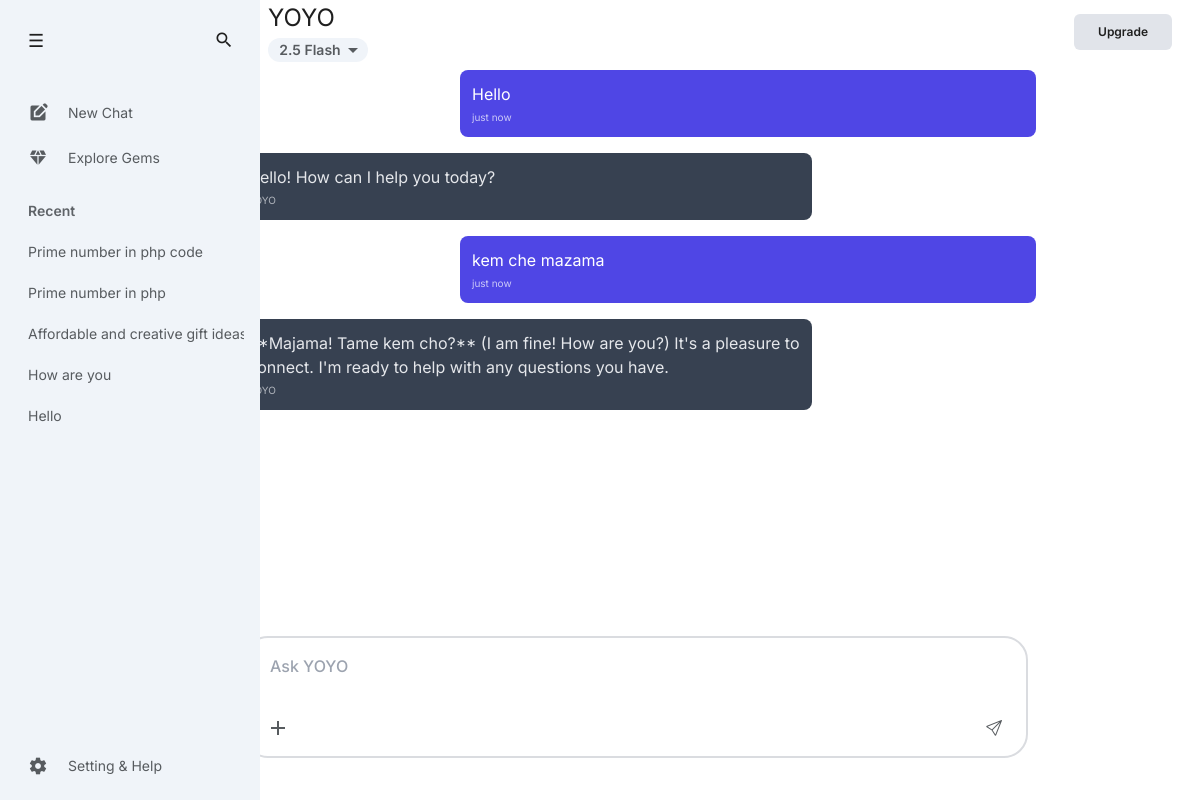
Page /chat/62/ (signed in) on the committed database.
### YOYO_APP/models.py (models this page shows, shortened)
class Message(models.Model):
    chat = models.ForeignKey(Chat, on_delete=models.CASCADE, related_name="messages")
    sender = models.CharField(max_length=10, choices=[("user", "User"), ("bot", "Bot")])
    text = models.TextField()
    timestamp = models.DateTimeField(auto_now_add=True)

### YOYO_APP/views.py (the view, shortened to what this page needs)
# urls.py: path("chat/", chat_detail, name="chat_detail"),
def chat_detail(request, chat_id=None):
    if not request.session.get("user_id"):
        return redirect("login")
    user = get_object_or_404(UserData, id=request.session["user_id"])
    chat = None
    if chat_id:
        chat = get_object_or_404(Chat, id=chat_id, user=user)
    return render(request, "Yoyo.html", {
        "user": user,
        "chats": Chat.objects.filter(user=user).order_by("-created_at"),
        "current_chat": chat,
        "messages": chat.messages.all() if chat else [],
        "is_new_chat": chat is None,
    })

### YOYO_APP/templates/Yoyo.html (shortened to what this page needs)
{% load static %}
<!DOCTYPE html>
<html lang="en">
<head>
    <link rel="stylesheet" href="https://cdnjs.cloudflare.com/ajax/libs/font-awesome/6.7.2/css/all.min.css"
 />
    <link rel="stylesheet" href="https://cdnjs.cloudflare.com/ajax/libs/font-awesome/6.5.0/css/all.min.css">
    <link rel="stylesheet" href="https://cdn.jsdelivr.net/npm/bootstrap-icons@1.13.1/font/bootstrap-icons.css">
    <script src="https://cdn.tailwindcss.com"></script>
    <link rel="stylesheet" href="{% static "css/Yoyo.css" %}">
</head>
<body>
    <div class="w-[100%]">
        <div class="flex w-[100%] ">
            <div class="main-content" id="main-content">
                <div class="main-scroll-area">
                    <div class="main-inner">
                        <div class="main-inner-left">
                            <button id="openBtn">☰</button>
                        </div>
                    </div>
                    <div class="drawer" id="drawer">
                        <ul class="drawer-data ">
                            <li id="new-chat-button">
                                <a href="{% url "new_chat" %}" class="items-center flex gap-5"> <span
                                        class="material-symbols-outlined">edit_square</span>
                                </a>
                            </li>
                        </ul>
                    </div>
                </div>
                <div class="setting-help" id="setting-help">
                    <ul class="drawer-data">
                        <li class="dropdown-toggle " onclick="toggleDropdown()">
                            <a class="material-symbols-outlined">settings</a>
                        </li>
                    </ul>
                </div>
            </div>
            <div class="z-10 gemini-header p-2 flex items-center justify-between">
                <div class="relative ">
                    <div class="pl-48px">
                        <h1 class="text-2xl " style="color: var(--text-main);">YOYO</h1>
                        <div class="relative">
                            <button id="model-toggle"
                                class="mt-1 rounded-full flex items-center justify-center w-[100px] h-6 font-medium text-sm "
                                style="background-color: var(--sidebar-bg); color: var(--sidebar-text);">
                                <span class="pl-2 font-semibold">2.5 Flash</span>
                                <svg xmlns="http://www.w3.org/2000/svg" height="24px" viewBox="0 0 24 24" width="24px"
                                    fill="currentColor">
                                    <path d="M0 0h24v24H0V0z" fill="none" />
                                    <path d="M7 10l5 5 5-5H7z" />
                                </svg>
                            </button>
                        </div>
                    </div>
                </div>
                <div class="flex space-x-2 items-center">
                    <a href="{% url "Upgrad_yoyo" %}" target="_blank"
                        class="h-9 block cursor-pointer rounded-md flex items-center justify-center text-xs font-semibold px-6 mr-3"
                        style="background-color: var(--sidebar-hover);">
                        Upgrade
                    </a>
                </div>
            </div>
        </div>
        <div class="gemini-data gemini-container gemini-main">
            <div class="main-chat-area">
                <div class="chat-content-wrapper gemini-chat-content-wrapper" style="background-color: var(--bg-main);">
                    <div id="chat-history" class=" space-y-4 relative">
                        {% if messages %}
                            {% for message in messages %}
                                <div class="fade-in p-3 rounded-lg max-w-xl {% if message.sender == 'user' %}bg-indigo-600 text-white ml-auto{% else %}bg-gray-700 text-gray-200{% endif %}">
                                    {{ message.text }}
                                    <div class="text-[10px] opacity-70 mt-1">
                                        {% if message.sender == 'user' %}just now{% else %}YOYO{% endif %}
                                    </div>
                                </div>
                            {% endfor %}
                        {% endif %}
                    </div>
                    <div class="input-area-wrapper">
                        <div class="relative border-2 rounded-3xl px-6 pt-4 pb-12"
                            style="border-color: var(--border-color);">
                            <textarea
                                id="user-input"
                                placeholder="Ask YOYO"
                                class="w-full text-sm md:text-base font-medium bg-transparent resize-none overflow-y-auto max-h-[150px] focus:outline-none"
                                style="color: var(--text-main);"
                                oninput="autoResize(this)"
                            ></textarea>
                            <div
                                class="input-area-buttons flex justify-between items-center text-[var(--sidebar-text);]">
                                <div class="flex gap-2 text-sm items-center">
                                    <div class="relative">
                                        <button id="plus-button"
                                            class="group h-10 w-10 flex items-center justify-center rounded-full hover:bg-[var(--bg-hover)]">
                                            <svg xmlns="http://www.w3.org/2000/svg" height="24px" viewBox="0 0 24 24"
                                                width="24px" fill="currentColor">
                                                <path d="M0 0h24v24H0V0z" fill="none" />
                                                <path d="M19 13h-6v6h-2v-6H5v-2h6V5h2v6h6v2z" />
                                            </svg>
                                        </button>
                                    </div>
                                </div>
                                <button id="send-button"
                                    class="group h-10 w-10 rounded-full flex items-center justify-center relative overflow-hidden transition-all duration-300 hover:bg-[var(--bg-hover)]">
                                    <span id="mic-icon"
                                        class="absolute transition-all duration-300 ease-in-out opacity-100 scale-100 translate-x-0">
                                        <i class="bi bi-send"></i>
                                    </span>
                                </button>
                            </div>
                        </div>
                    </div>
                </div>
            </div>
        </div>
    </div>
</body>
</html>

### static/css/Yoyo.css (style rules this page uses)
:root { --bg-main: #FFFFFF; --bg-hover: #E2E7EB; --text-main: #1F1F1F; --text-muted: #5F6368; --scroll-track: #F0F4F9; --scroll-thumb: #D5D9DC; --scroll-thumb-hover: #ADB3B8; --tooltip-bg: #5F6368; --tooltip-text: #FFFFFF; --border-color: #DADCE0; --sidebar-bg: #f0f4f9; --sidebar-text: #575b5f; --sidebar-hover: #e1e4ea; --dropdown-bg: #f0f4f9; --dropdown2-bg: #F0F4F9; --dropdown-border: #DADCE0; --dropdown-text: #1F1F1F; --dropdown-hover: #dfe3e7; --input-bg: #FFFFFF; --input-border-focus: #4285F4; --user-bubble-bg: #E8F0FE; --user-bubble-text: #1F1F1F; --gemini-bubble-bg: transparent; --gemini-bubble-text: #1F1F1F; --accent-blue: #0d46a2; --accent-green: #34A853; --form-theme: #F0F4F9; --examples-btn-hover: #DBE6F9; --add-btn: #1E64D4; --add-btn-text: #fff; --add-diseble-btn: #E3E3E3; --add-diseble-btn-text: #9c9c9c; --textarea-text: #1f1f1f; --model-hover: #dfe3e7; --box-Shadow: rgb(60, 64, 67); --active-focus-bg: #D3E3FD; --gems-bg-hover: #E9EEF6; --account-hover: #dce1e8; --bg-previewSectionChat: #FFFFFF; }
body { background-color: var(--bg-main); color: var(--text-main); }
.main-content { background-color: var(--sidebar-bg); color: var(--sidebar-text); }
.drawer-data li { color: var(--sidebar-text); }
.gemini-header { background-color: var(--bg-main); border-bottom-color: var(--border-color); }
#model-toggle, #model-dropdown, #profile-dropdown { background-color: var(--sidebar-bg); color: var(--sidebar-text); }
#user-input { color: var(--text-main); }
.material-icons, .material-symbols-outlined, #openBtn svg, #search-icon svg, #model-toggle svg, #plus-button svg, #send-button svg, #profile-dropdown svg { fill: currentColor; }
body { font-family: 'Inter', sans-serif; min-height: 100vh; margin: 0; display: flex; overflow-x: hidden; }
ul { list-style: none; padding: 0; margin: 0; min-width: 40px; }
a { text-decoration: none; }
.material-icons, .material-symbols-outlined { font-family: 'Material Icons'; font-weight: normal; font-style: normal; font-size: 20px; line-height: 1; letter-spacing: normal; text-transform: none; display: inline-block; white-space: nowrap; direction: ltr; -webkit-font-feature-settings: 'liga'; -webkit-font-smoothing: antialiased; }
.material-symbols-outlined { display: block !important; }
.main-content { height: 100vh; padding: 20px 16px 0; transition: width 0.3s ease-out, transform 0.3s ease-out; display: flex; position: fixed; left: 0; top: 0; flex-direction: column; flex-shrink: 0; z-index: 100; }
.gemini-data { flex-grow: 1; margin-left: 72px; transition: margin-left 0.3s ease-out; width: calc(100% - 72px); }
.gemini-header { position: fixed; top: 0; right: 0; justify-content: space-between; }
.main-scroll-area { flex: 1; overflow-y: auto; overflow-x: hidden; }
.main-inner { display: flex; align-items: center; justify-content: space-between; }
.main-inner-left, .main-inner-right { width: 40px; height: 40px; display: flex; align-items: center; justify-content: center; position: relative; }
#openBtn, #search-icon { width: 100%; height: 100%; font-size: 18px; background: none; border: none; color: var(--text-main); cursor: pointer; border-radius: 50%; padding: 0; }
.drawer { padding-top: 30px; }
.drawer-data li { padding: 12px; border-radius: 5px; display: flex; align-items: center; gap: 20px; font-size: 14px; color: var(--sidebar-text); cursor: pointer; position: relative; white-space: nowrap; }
.setting-help { padding: 12px 0; }
.setting-help .drawer-data { position: relative; }
.gemini-data { display: flex; flex-direction: column; flex-grow: 1; position: relative; margin-left: 72px; width: calc(100% - 72px); overflow: hidden; }
.gemini-header { z-index: 10; height: 64px; flex-shrink: 0; }
.main-chat-area { flex-grow: 1; display: flex; justify-content: center; align-items: flex-end; overflow: hidden; padding-bottom: 12px; padding-top: 70px; }
.chat-content-wrapper { width: 100%; display: flex; flex-direction: column; height: 100%; background-color: var(--bg-main); border-radius: 0; overflow: hidden; }
.gemini-container { height: 100vh; }
.gemini-chat-content-wrapper { max-width: 50rem; }
#chat-history { flex-grow: 1; overflow-y: auto; position: relative; }
.input-area-wrapper { flex-shrink: 0; padding: 8px; padding-bottom: 30px; background-color: var(--bg-main); }
.input-area-buttons { position: absolute; bottom: 8px; left: 12px; right: 12px; }
.main-chat-area { width: 100%; max-width: 100%; margin: 0 auto; }
.input-area-wrapper .border-2 { width: 100%; box-sizing: border-box; }

### rows in the picture
Message: text "Hello", sender "just now"
Message: text "Hello! How can I help you today?", sender "YOYO"
Message: text "kem che mazama", sender "just now"
Message: text "**Majama! Tame kem cho?** (I am fine! How are you?) It's a pleasure to connect. I'm ready to help with any questions you have.", sender "YOYO"
